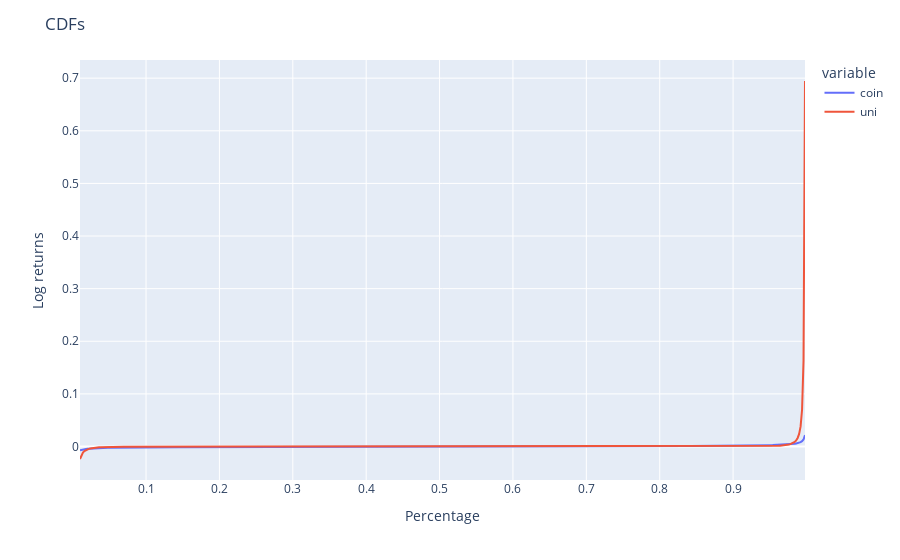

Here is the notebook cell this chart was saved with:
### Code cell
plt = line_chart(dist_df, 'CDFs', 'Percentage', ['coin', 'uni'], 'Percentage', 'Log returns')
plt.show()

### Figure 1 — Plotly figure (JSON) as saved in the notebook; plotly's stock layout.template omitted (floating-point values rounded to 4 significant figures; data arrays with more than 128 entries replaced by an {"elided": "..."} marker saying what was removed)
{"data": [{"hovertemplate": "variable=coin<br>Percentage=%{x}<br>value=%{y}<extra></extra>", "legendgroup": "coin", "line": {"color": "#636efa", "dash": "solid"}, "marker": {"symbol": "circle"}, "mode": "lines", "name": "coin", "orientation": "v", "showlegend": true, "type": "scatter", "x": {"elided": "495 float values"}, "xaxis": "x", "y": {"elided": "495 float values"}, "yaxis": "y"}, {"hovertemplate": "variable=uni<br>Percentage=%{x}<br>value=%{y}<extra></extra>", "legendgroup": "uni", "line": {"color": "#EF553B", "dash": "solid"}, "marker": {"symbol": "circle"}, "mode": "lines", "name": "uni", "orientation": "v", "showlegend": true, "type": "scatter", "x": {"elided": "495 float values"}, "xaxis": "x", "y": {"elided": "495 float values"}, "yaxis": "y"}], "layout": {"legend": {"title": {"text": "variable"}, "tracegroupgap": 0}, "margin": {"t": 60}, "title": {"text": "CDFs"}, "xaxis": {"anchor": "y", "domain": [0, 1], "title": {"text": "Percentage"}}, "yaxis": {"anchor": "x", "domain": [0, 1], "title": {"text": "Log returns"}}}}
